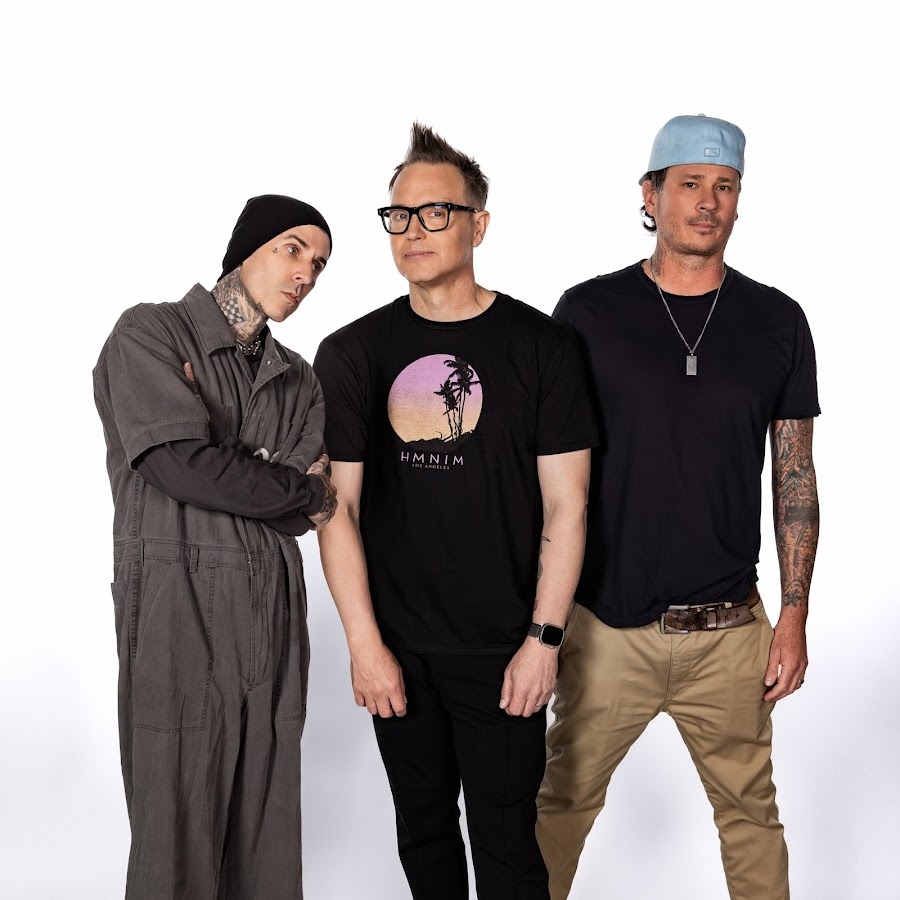
#> input picture data/faces.jpg, 900 x 900 px
$ python test.py
#> lines starting #> are read from the running program, lines starting #| are printed output that depends on the picture
import cv2 as cv
import numpy as np

img_path = 'data/faces.jpg'

img = cv.imread(img_path)
#> img is the input picture: shape (900, 900, 3); mean B, G, R 151.8, 153, 160.3

img_gray = cv.cvtColor(img, cv.COLOR_BGR2GRAY)
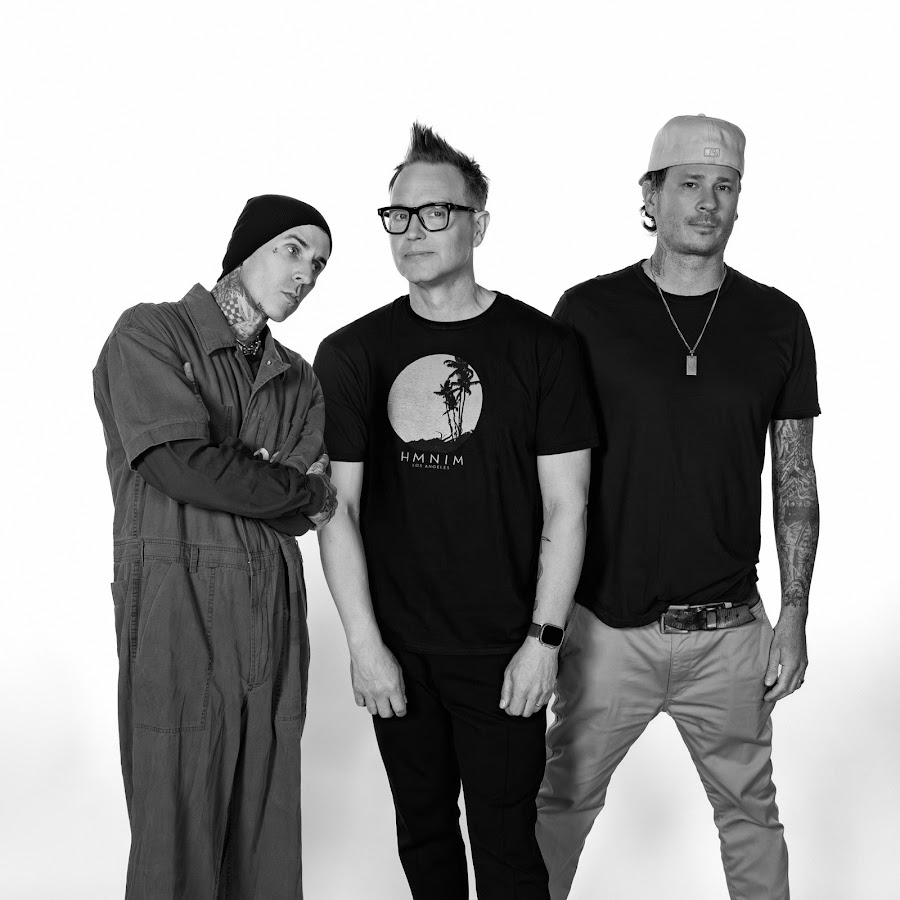
#> img_gray: shape (900, 900); min 0, max 255, mean 155

kernel1 = np.array([[1, 1, 1],
                    [0, 0, 0],
                    [-1, -1, -1]], np.float32)

kernel2 = np.array([[1, 0, -1],
                    [1, 0, -1],
                    [1, 0, -1]], np.float32)

horizontal = cv.filter2D(img_gray, 0, kernel1)
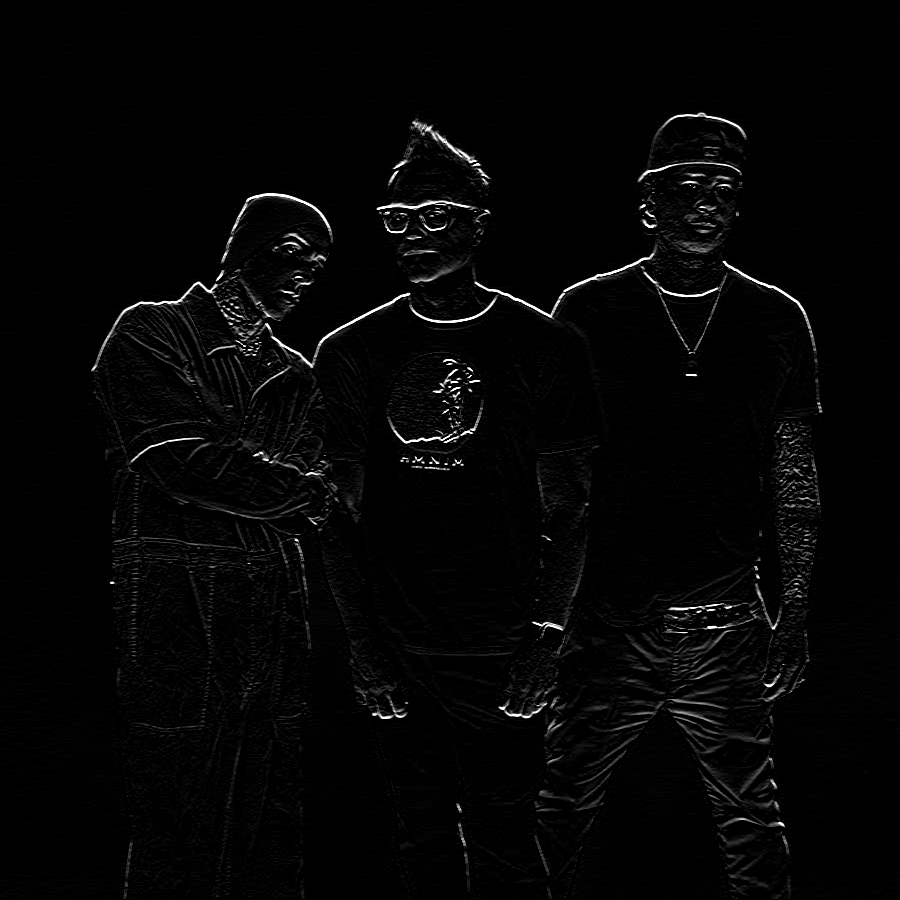
#> horizontal: shape (900, 900); min 0, max 255, mean 5

vertical = cv.filter2D(img_gray, 0, kernel2)
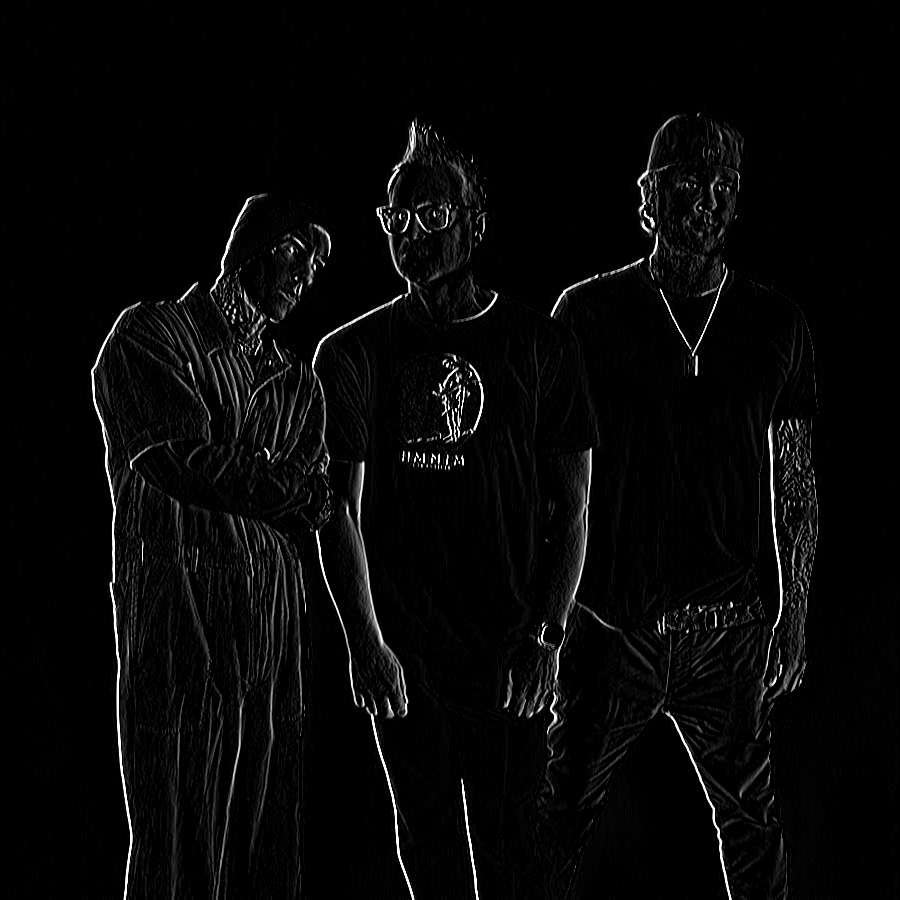
#> vertical: shape (900, 900); min 0, max 255, mean 7.2

cv.imshow('original', img_gray)
cv.imshow('filter', horizontal)
cv.imshow('filter_vertical', vertical)
cv.waitKey(0)
cv.destroyAllWindows()

$ run again, with data/birds.jpg copied over data/faces.jpg
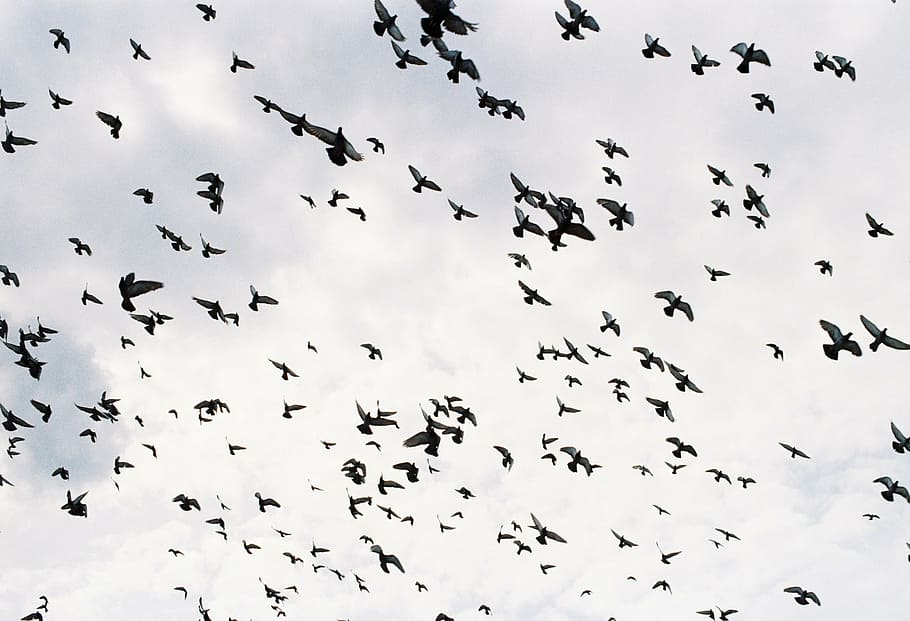
#> input picture data/birds.jpg, 910 x 621 px
#> img is the input picture: shape (621, 910, 3); mean B, G, R 219.1, 218.5, 219.1
#> `horizontal = cv.filter2D(img_gray, 0, kernel1)`:
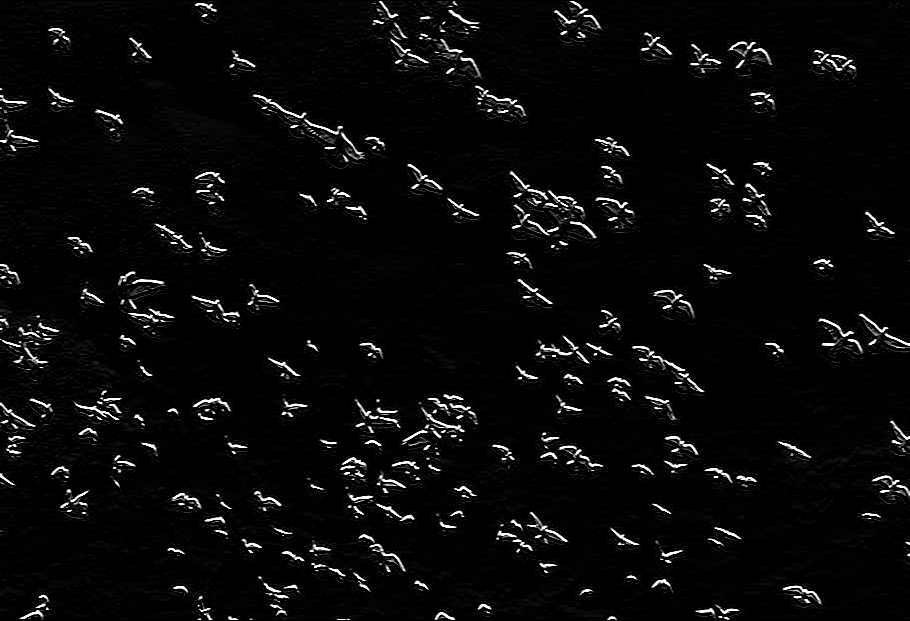
#> horizontal: shape (621, 910); min 0, max 255, mean 9.5
#> `vertical = cv.filter2D(img_gray, 0, kernel2)`:
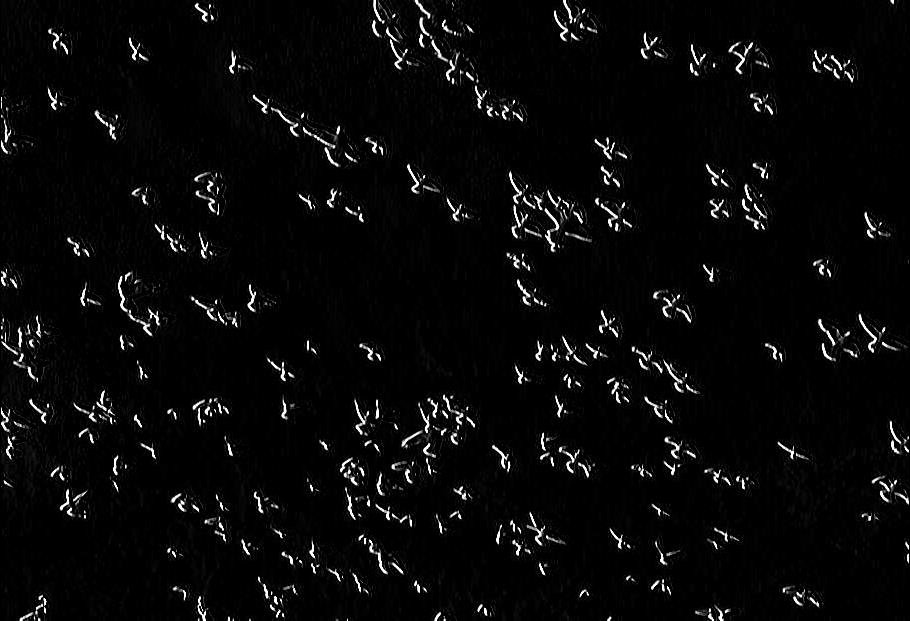
#> vertical: shape (621, 910); min 0, max 255, mean 8.5
